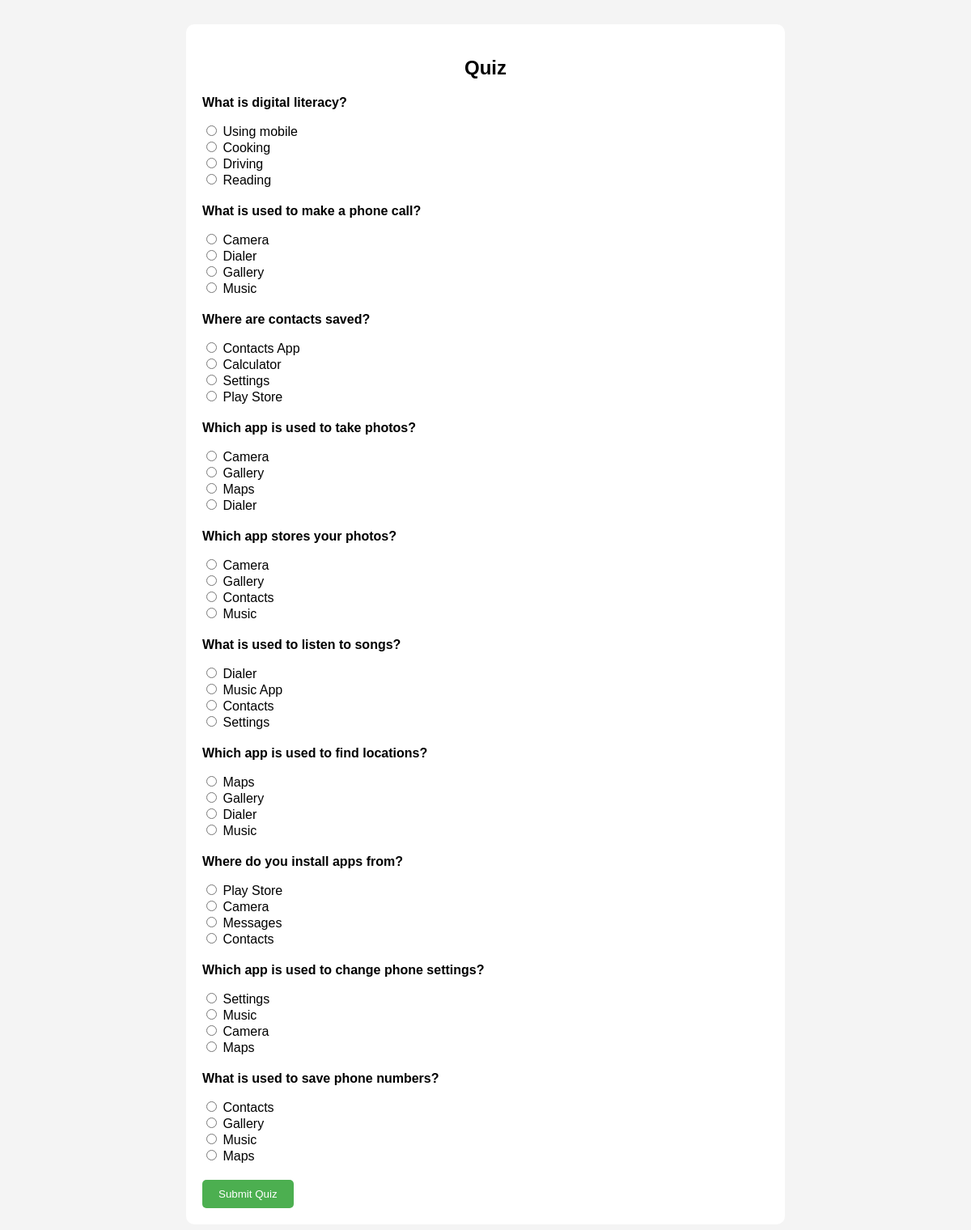
Page /quiz.php?module_id=1 (signed in) on the committed database.
### tables this page shows
CREATE TABLE `quiz` (
  `id` int(11) NOT NULL,
  `lesson_id` int(11) DEFAULT NULL,
  `question` text DEFAULT NULL,
  `option1` varchar(100) DEFAULT NULL,
  `option2` varchar(100) DEFAULT NULL,
  `option3` varchar(100) DEFAULT NULL,
  `option4` varchar(100) DEFAULT NULL,
  `correct_answer` varchar(100) DEFAULT NULL
);

### quiz.php (the view, shortened to what this page needs)
<?php
include("includes/db.php");
$lesson_id = intval($_GET['module_id']);
$result = mysqli_query($conn, "SELECT * FROM quiz WHERE lesson_id=$lesson_id");
?>
<!DOCTYPE html>
<html>
<head>
</head>
<body>
<div class="container">
<h2>Quiz</h2>
<?php if(isset($score)){ ?>
    <h3>Your Score: <?php echo $score; ?> / <?php echo $total; ?></h3>
    <?php if($score >= ($total/2)){ ?>
        <p style="color:green;">✅ Passed!</p>
    <?php } else { ?>
        <p style="color:red;">❌ Try Again!</p>
    <?php } ?>
    <a href="dashboard.php">⬅ Back to Dashboard</a>
<?php } else { ?>
<form method="POST">
<?php while($row = mysqli_fetch_assoc($result)){ ?>
<div class="question">
    <p><b><?php echo $row['question']; ?></b></p>
    <input type="radio" name="q<?php echo $row['id']; ?>" value="<?php echo $row['option1']; ?>"> <?php echo $row['option1']; ?><br>
    <input type="radio" name="q<?php echo $row['id']; ?>" value="<?php echo $row['option2']; ?>"> <?php echo $row['option2']; ?><br>
    <input type="radio" name="q<?php echo $row['id']; ?>" value="<?php echo $row['option3']; ?>"> <?php echo $row['option3']; ?><br>
    <input type="radio" name="q<?php echo $row['id']; ?>" value="<?php echo $row['option4']; ?>"> <?php echo $row['option4']; ?><br>
</div>
<?php } ?>
<button type="submit" name="submit_quiz">Submit Quiz</button>
</form>
<?php } ?>
</div>
</body>
</html>

### quiz.php (style rules this page uses)
body { font-family: Arial; background:#f4f4f4; }
.container { max-width:700px; margin:30px auto; background:white; padding:20px; border-radius:10px; }
.question { margin-bottom:20px; }
button { padding:10px 20px; background:#4CAF50; color:white; border:none; border-radius:5px; cursor:pointer; }
h2 { text-align:center; }

### rows in the picture
quiz: question "What is digital literacy?", option1 "Using mobile", option2 "Cooking", option3 "Driving", option4 "Reading"
quiz: question "What is used to make a phone call?", option1 "Camera", option2 "Dialer", option3 "Gallery", option4 "Music"
quiz: question "Where are contacts saved?", option1 "Contacts App", option2 "Calculator", option3 "Settings", option4 "Play Store"
quiz: question "Which app is used to take photos?", option1 "Camera", option2 "Gallery", option3 "Maps", option4 "Dialer"
quiz: question "Which app stores your photos?", option1 "Camera", option2 "Gallery", option3 "Contacts", option4 "Music"
quiz: question "What is used to listen to songs?", option1 "Dialer", option2 "Music App", option3 "Contacts", option4 "Settings"
quiz: question "Which app is used to find locations?", option1 "Maps", option2 "Gallery", option3 "Dialer", option4 "Music"
quiz: question "Where do you install apps from?", option1 "Play Store", option2 "Camera", option3 "Messages", option4 "Contacts"
quiz: question "Which app is used to change phone settings?", option1 "Settings", option2 "Music", option3 "Camera", option4 "Maps"
quiz: question "What is used to save phone numbers?", option1 "Contacts", option2 "Gallery", option3 "Music", option4 "Maps"
